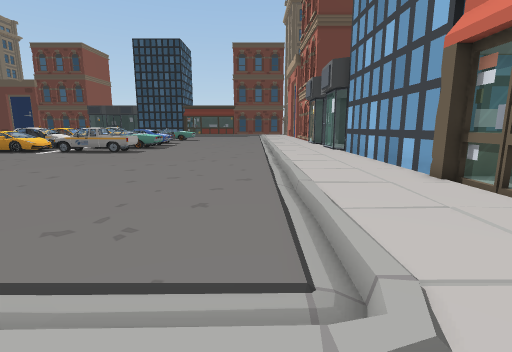
[1] (above)

23 first-person views from a walk through a Unity game level. The camera is 1.5 m above the floor, tilts 10° down and sees 85° across. Doors are open. The floor is counted in squares, 1 m on a side. Each view is taken from the middle of a square. On the plan, view 1 faces up. The plan holds only what a view shows up to about 14 squares ahead; the rest is blank. The place goes on beyond the plan. The player is left out. Some surface patterns are stand-ins.

[2]
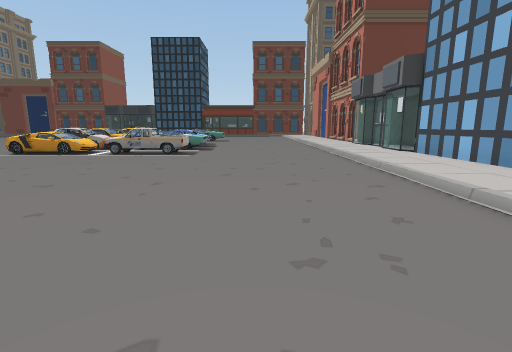

[3]
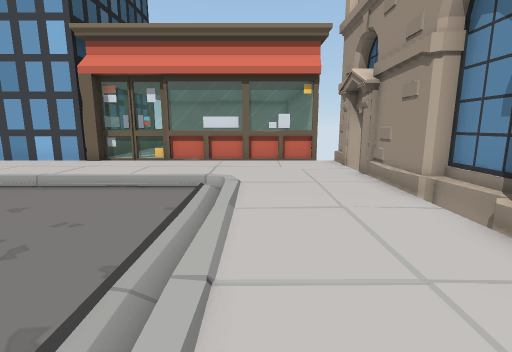

[4]
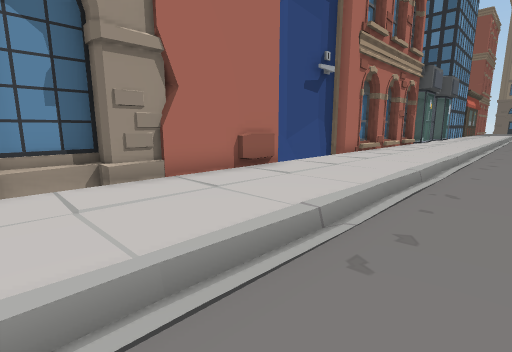

[5]
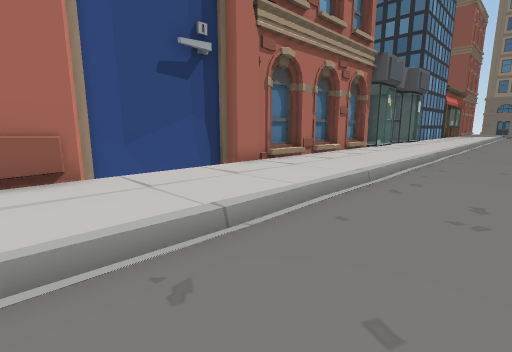

[6]
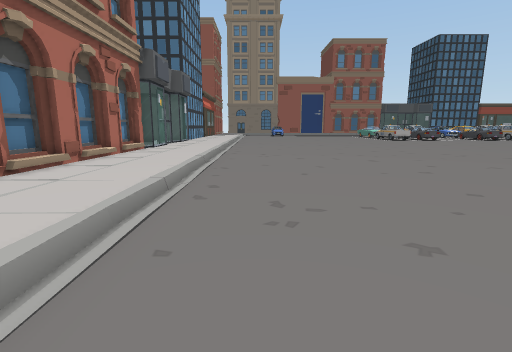

[7]
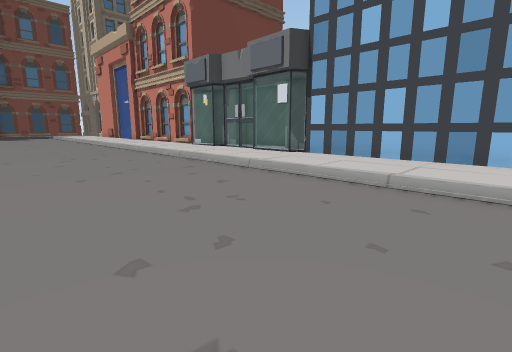

[8]
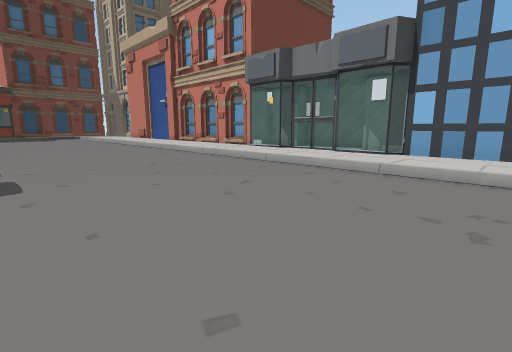

[9]
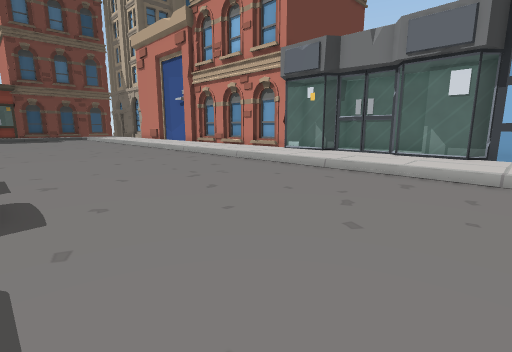

[10]
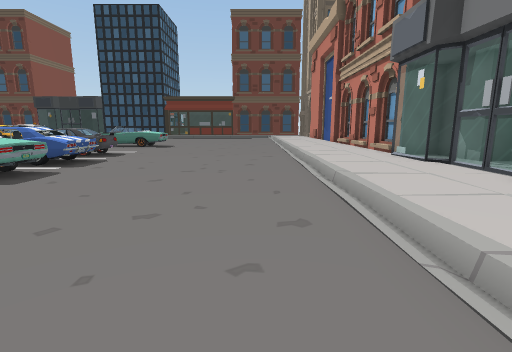

[11]
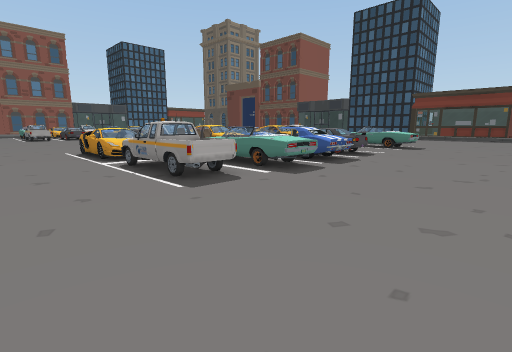

[12]
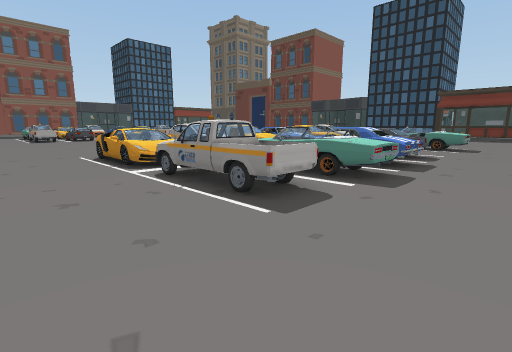

[13]
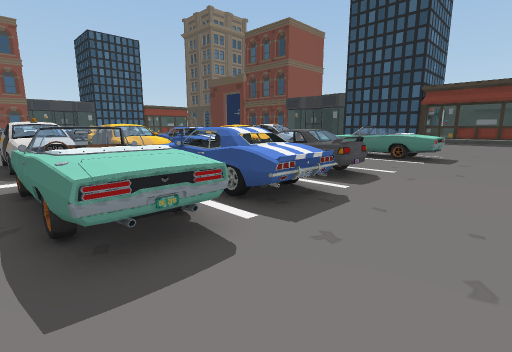

[14]
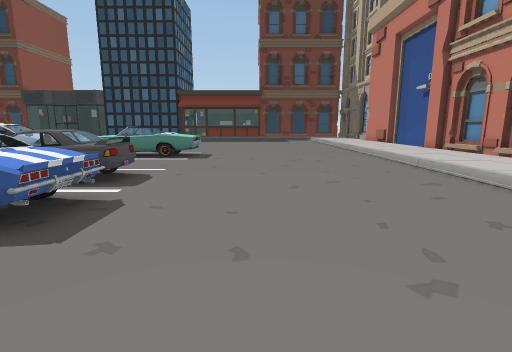

[15]
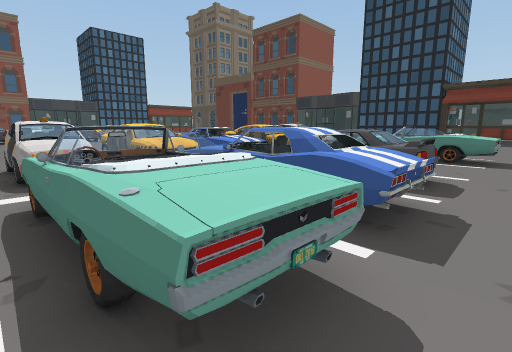

[16]
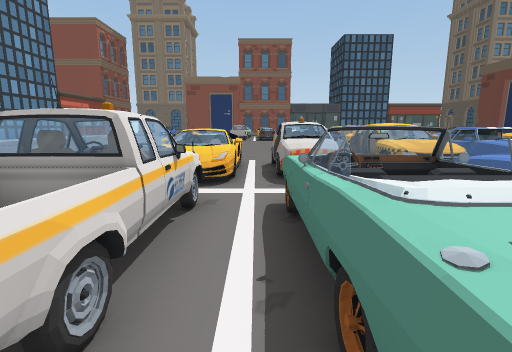

[17]
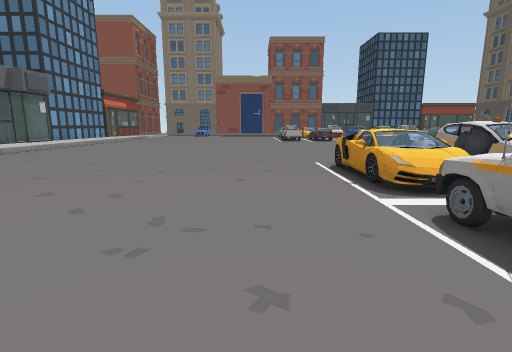

[18]
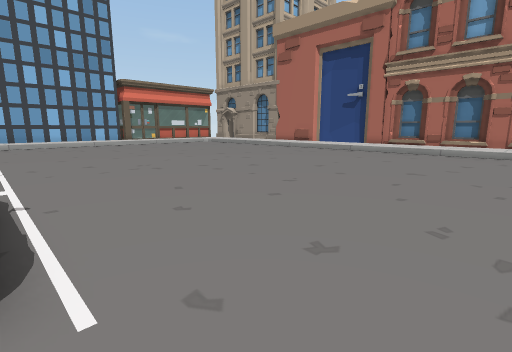

[19]
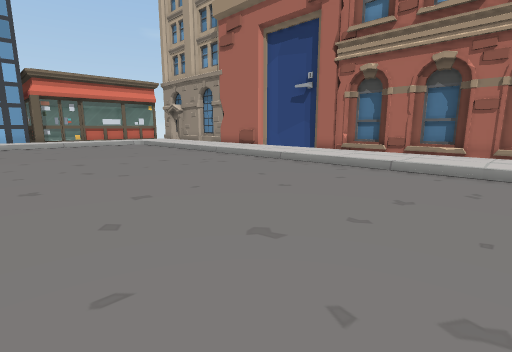

[20]
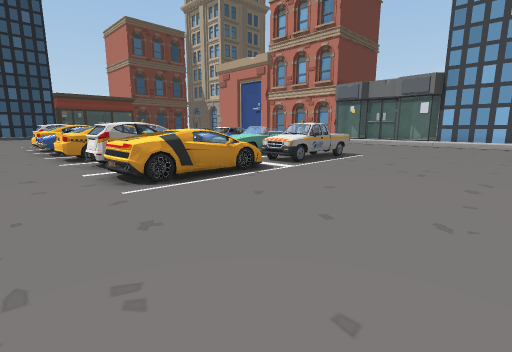

[21]
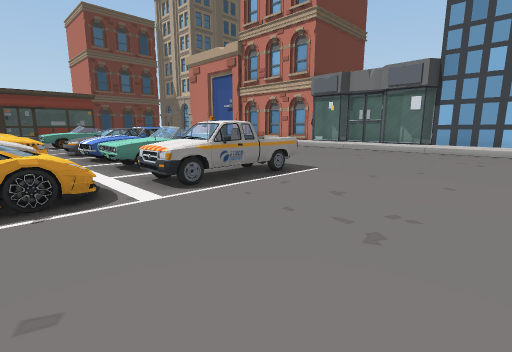

[22]
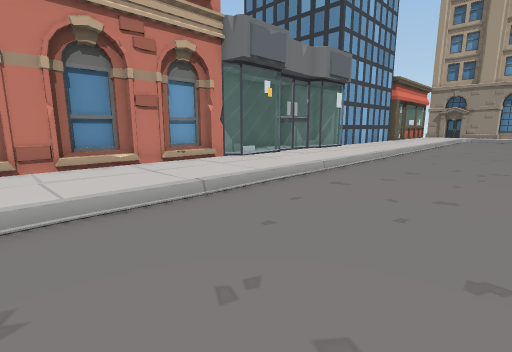

[23]
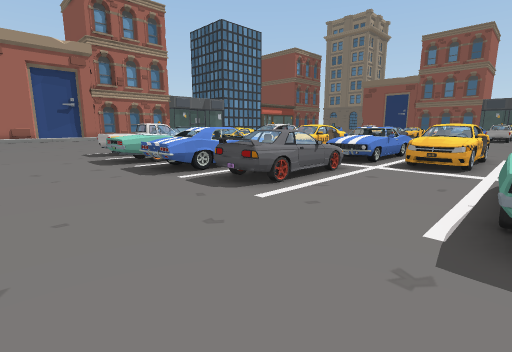

### Floor plan
Key: @ floor where view 1 was taken; # wall or solid block; x gap in a wall; . main floor; : floor 0.25 m higher than the main floor; / step, stairs or slope; D open door; = window, fence, low wall or low ledge; ^ raised ledge; C car; W wheel; O other object.
Columns run from 23 left of view 1 to 6 right of it. Each row starts with its distance up from view 1.
 36           ^^=^^^......../::::#
 35     ..x................./::::#
 34     DD^^^.............../::::#
 33    ^DDD^^.............../::::#
 32      DD................./::::#
 31     CCCCC.^^^^^........./::::#
 30     CCCCC  ^^^^........./::::#
 29  .CCCCCCC=  ##=........./::::#
 28  ..  D#^= CCCCCC......../::::=
 27  ..^^#^^^CCCCCCC......../:::=#
 26  ..^DDD^^CCCCCCC......../:::=#
 25  ..O D   ..  x........../:::==
 24  ..= DD^ ^^^=^^^......../::::=
 23 ...O=DOW.^^^^^^^......../::::=
 22 ......................../::::=
 21 ...=^=^^.x^==^^........./:::=#
 20 ...^^^^^^^^#O^^........./:::=
 19 ...^^=^^.=O==^^........./:::=#
 18 ......................../::::#
 17 ......................../::::#
 16 ......................../::::#
 15 ......................../::::#
 14 ......................../::::#
 13 ......................../::::#
 12 ......................../::::#
 11 ......................../::::#
 10 ......................../::::#
  9 ......................../::::#
  8 ......................../::::#
  7 ......................../::::#
  6 ......................../::::=
  5 ......................../::::#
  4 ......................../::::=
  3 ......................../::::#
  2 /////////////////////////::::#
  1  ::::::::::::::::::::::::::::=
  0  ::::::::::::::::::::::@:::::=
 -1  ::::::::::::::::::::::::::::=
 -2  ::::::::::::::::::::::::::::#
 -3  #############################

Where each view was taken, in squares from view 1:
view 1: 0 up, 0 right, facing up
view 2: 1 up, 4 left, facing up
view 3: 1 up, 7 left, facing right
view 4: 4 up, 1 left, facing down-left
view 5: 5 up, 7 left, facing down-left
view 6: 4 up, 8 left, facing left
view 7: 10 up, 6 left, facing up-right
view 8: 14 up, 8 left, facing up-right
view 9: 17 up, 8 left, facing up-right
view 10: 15 up, 1 left, facing up
view 11: 15 up, 2 left, facing up-left
view 12: 15 up, 5 left, facing up-left
view 13: 22 up, 5 left, facing up-left
view 14: 22 up, 5 left, facing up
view 15: 22 up, 7 left, facing up-left
view 16: 22 up, 8 left, facing left
view 17: 16 up, 9 left, facing left
view 18: 19 up, 23 left, facing down-right
view 19: 12 up, 23 left, facing down-right
view 20: 12 up, 23 left, facing up-right
view 21: 13 up, 17 left, facing up-right
view 22: 36 up, 4 left, facing down-right
view 23: 36 up, 4 left, facing down-left
